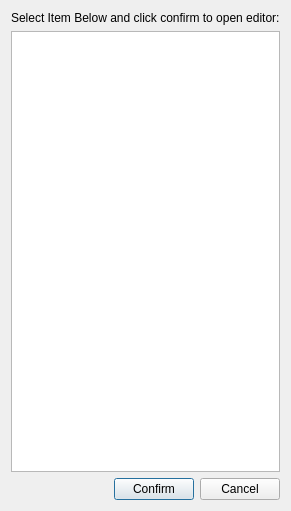
<?xml version="1.0" encoding="UTF-8"?>
<ui version="4.0">
 <class>Dialog</class>
 <widget class="QDialog" name="Dialog">
  <property name="geometry">
   <rect>
    <x>0</x>
    <y>0</y>
    <width>274</width>
    <height>511</height>
   </rect>
  </property>
  <property name="windowTitle">
   <string>Dialog</string>
  </property>
  <layout class="QVBoxLayout" name="verticalLayout">
   <item>
    <widget class="QLabel" name="label">
     <property name="text">
      <string>Select Item Below and click confirm to open editor:</string>
     </property>
    </widget>
   </item>
   <item>
    <widget class="QListWidget" name="listWidget"/>
   </item>
   <item>
    <layout class="QHBoxLayout" name="horizontalLayout">
     <item>
      <spacer name="horizontalSpacer">
       <property name="orientation">
        <enum>Qt::Horizontal</enum>
       </property>
       <property name="sizeHint" stdset="0">
        <size>
         <width>40</width>
         <height>20</height>
        </size>
       </property>
      </spacer>
     </item>
     <item>
      <widget class="QPushButton" name="pushButton_2">
       <property name="text">
        <string>Confirm</string>
       </property>
      </widget>
     </item>
     <item>
      <widget class="QPushButton" name="pushButton">
       <property name="text">
        <string>Cancel</string>
       </property>
      </widget>
     </item>
    </layout>
   </item>
  </layout>
 </widget>
 <resources/>
 <connections/>
</ui>
